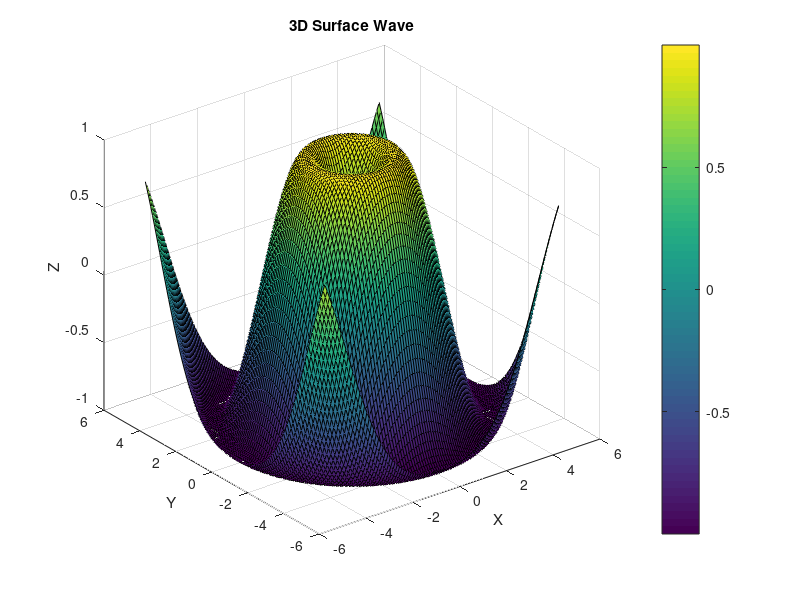

MATLAB code for this plot:

[x,y] = meshgrid(-5:0.1:5);

z = sin(sqrt(x.^2+y.^2));

surf(x,y,z);
title('3D Surface Wave');
xlabel('X');
ylabel('Y');
zlabel('Z');
colorbar;
